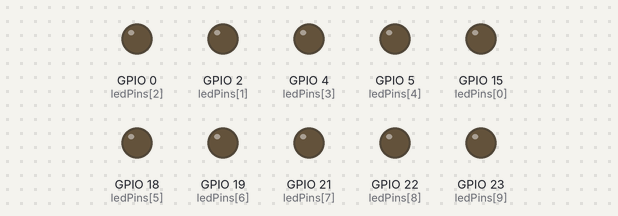
The sketch below on a simulated ESP32. Shown: output pins drawn as LEDs (lit = HIGH).

Above: at 0.05 s.
At 0.35 s:
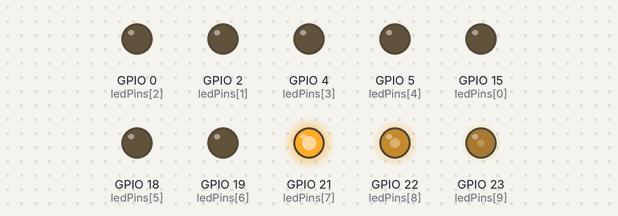
At 0.65 s:
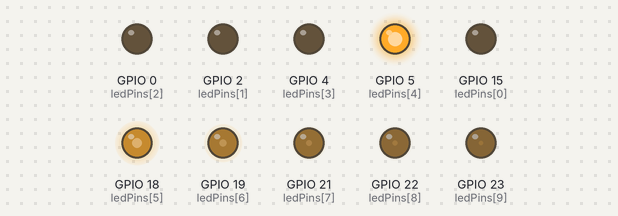
At 1.3 s:
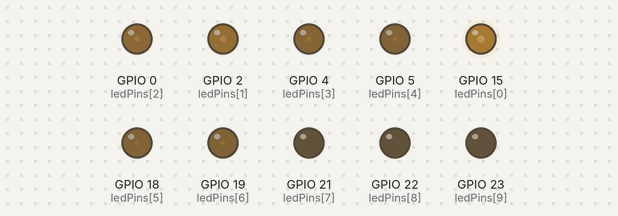
At 2.3 s:
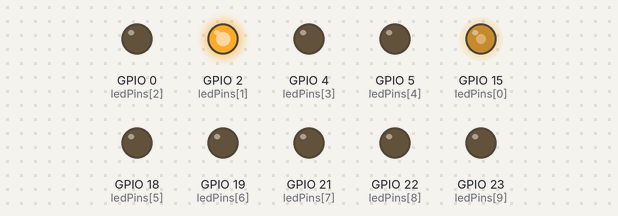
At 3.3 s:
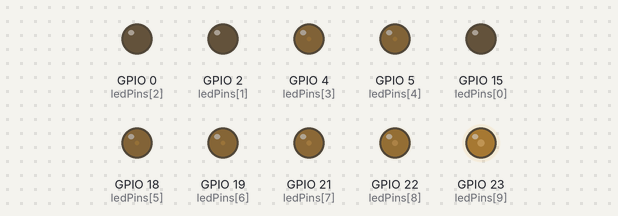
Timing chart, 0 to 5.2 s (numbered marks = the images above):
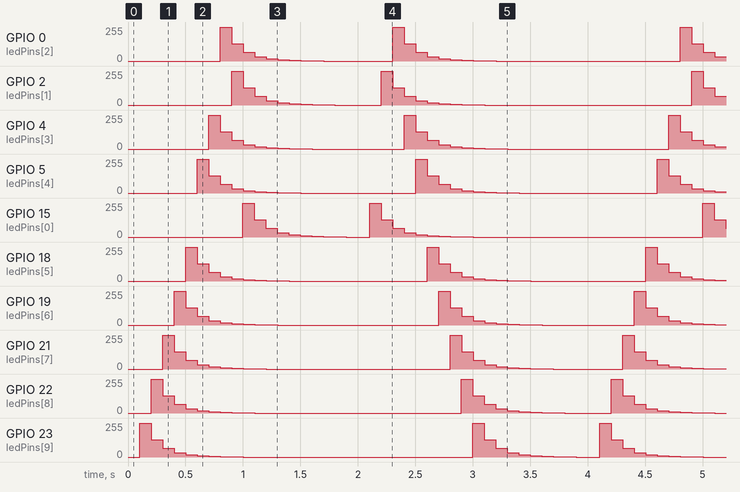

The sketch:

ledBarPWMFlowing.ino
```cpp
const byte ledPins[] = {15, 2, 0, 4, 5, 18, 19, 21, 22, 23};    //define led pins
const byte chns[] = {0, 1, 2, 3, 4, 5, 6, 7, 8, 9};             //define the pwm channels
const int dutys[] = {0, 0, 0, 0, 0, 0, 0, 0, 0, 0,
                     1023, 512, 256, 128, 64, 32, 16, 8, 4, 2,
                     0, 0, 0, 0, 0, 0, 0, 0, 0, 0
                    };      //define the pwm dutys
int ledCounts;    //
int delayTimes = 100;  //flowing speed ,the smaller, the faster

void setup() {
  ledCounts = sizeof(ledPins);    //get the led counts
  for (int i = 0; i < ledCounts; i++) {   //setup the pwm channels
    ledcSetup(chns[i], 1000, 10);
    ledcAttachPin(ledPins[i], chns[i]);
  }
}

void loop() {
  for (int i = 0; i < 20; i++) {        // flowing one side to other side
    for (int j = 0; j < ledCounts; j++) {
      ledcWrite(chns[j], dutys[i + j]);
    }
    delay(delayTimes);
  }
  for (int i = 0; i < 20; i++) {      // flowing one side to other side
    for (int j = ledCounts - 1; j > -1; j--) {
      ledcWrite(chns[j], dutys[i + (ledCounts - 1 - j)]);
    }
    delay(delayTimes);
  }
}


// For the nested for loops, we use 20 rather than 30 (num of duties) because after the last night goes through, we can end it, we don't have to wait until
// all of the leds go through all possible states. We can end it once all the leds have gone through all ON states

// Also, the delayTime variable is the amount of time before transitioning to the next led state
```
